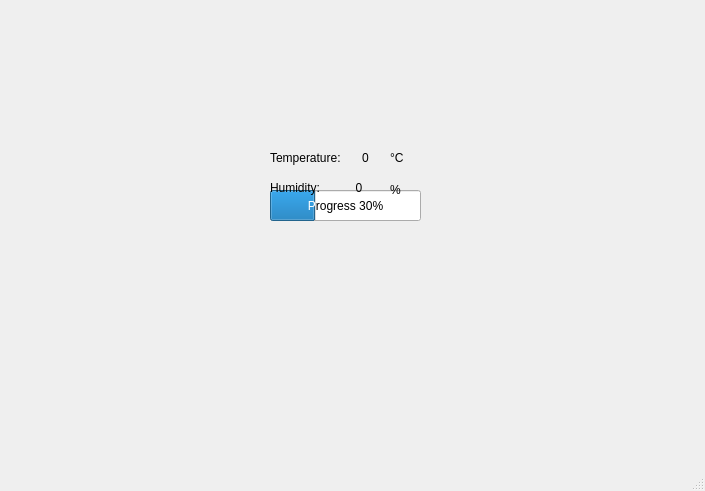
<?xml version="1.0" encoding="UTF-8"?>
<ui version="4.0">
 <class>MainWindow</class>
 <widget class="QMainWindow" name="MainWindow">
  <property name="geometry">
   <rect>
    <x>0</x>
    <y>0</y>
    <width>705</width>
    <height>491</height>
   </rect>
  </property>
  <property name="windowTitle">
   <string>MainWindow</string>
  </property>
  <widget class="QWidget" name="centralwidget">
   <widget class="QLabel" name="temperature">
    <property name="geometry">
     <rect>
      <x>270</x>
      <y>150</y>
      <width>91</width>
      <height>16</height>
     </rect>
    </property>
    <property name="text">
     <string>Temperature: </string>
    </property>
   </widget>
   <widget class="QLabel" name="temperature_value">
    <property name="geometry">
     <rect>
      <x>350</x>
      <y>150</y>
      <width>31</width>
      <height>16</height>
     </rect>
    </property>
    <property name="text">
     <string>0</string>
    </property>
    <property name="alignment">
     <set>Qt::AlignCenter</set>
    </property>
   </widget>
   <widget class="QLabel" name="celsus_degrees">
    <property name="geometry">
     <rect>
      <x>390</x>
      <y>150</y>
      <width>21</width>
      <height>16</height>
     </rect>
    </property>
    <property name="text">
     <string>°C</string>
    </property>
   </widget>
   <widget class="QProgressBar" name="hum_bar">
    <property name="geometry">
     <rect>
      <x>270</x>
      <y>190</y>
      <width>151</width>
      <height>31</height>
     </rect>
    </property>
    <property name="value">
     <number>30</number>
    </property>
    <property name="alignment">
     <set>Qt::AlignCenter</set>
    </property>
    <property name="textVisible">
     <bool>true</bool>
    </property>
    <property name="invertedAppearance">
     <bool>false</bool>
    </property>
    <property name="format">
     <string>Progress %p%</string>
    </property>
   </widget>
   <widget class="QLabel" name="humidity_text">
    <property name="geometry">
     <rect>
      <x>270</x>
      <y>180</y>
      <width>71</width>
      <height>16</height>
     </rect>
    </property>
    <property name="text">
     <string>Humidity: </string>
    </property>
   </widget>
   <widget class="QLabel" name="humidity_value">
    <property name="geometry">
     <rect>
      <x>330</x>
      <y>180</y>
      <width>58</width>
      <height>16</height>
     </rect>
    </property>
    <property name="text">
     <string>0</string>
    </property>
    <property name="alignment">
     <set>Qt::AlignCenter</set>
    </property>
   </widget>
   <widget class="QLabel" name="label">
    <property name="geometry">
     <rect>
      <x>380</x>
      <y>180</y>
      <width>31</width>
      <height>20</height>
     </rect>
    </property>
    <property name="text">
     <string>%</string>
    </property>
    <property name="alignment">
     <set>Qt::AlignCenter</set>
    </property>
   </widget>
  </widget>
  <widget class="QMenuBar" name="menubar">
   <property name="geometry">
    <rect>
     <x>0</x>
     <y>0</y>
     <width>705</width>
     <height>24</height>
    </rect>
   </property>
  </widget>
  <widget class="QStatusBar" name="statusbar"/>
 </widget>
 <resources/>
 <connections/>
</ui>
